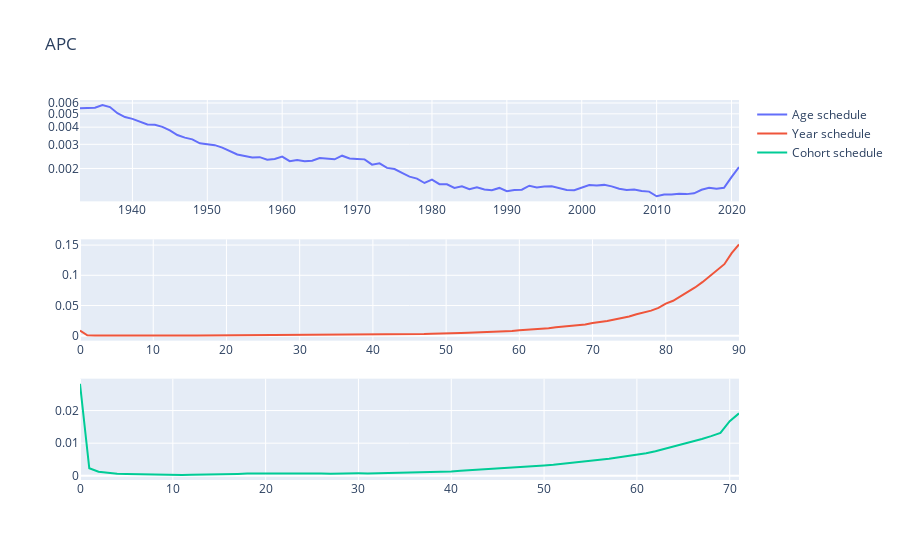

The cell this chart's notebook holds for it:
### Markdown cell above
Now let's try to plot each of these in a 3x1 display

### Code cell
fig = sp.make_subplots(rows = 3, cols = 1)

fig.add_trace(
    go.Line(x = dfSsAge['year'], y = dfSsAge['mx'], name = "Age schedule"), 
    row = 1, col = 1
)

fig.add_trace(
    go.Line(x = dfSsYear['age'], y = dfSsYear['mx'], name = "Year schedule"), 
    row = 2, col = 1
)

fig.add_trace(
    go.Line(x = dfSsCohort['age'], y = dfSsCohort['mx'], name = "Cohort schedule"), 
    row = 3, col = 1
)

fig.update_layout(title = "APC", yaxis_type = 'log')

fig.show()
